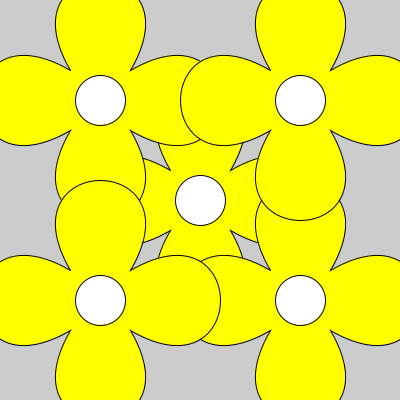
Frame 1 (no input)
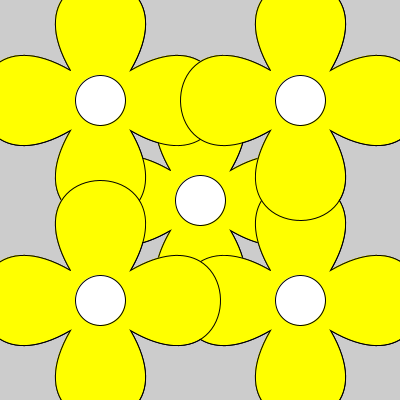
Frame 2 (the mouse pressed at the canvas centre, redrawn once)

The Processing sketch that drew these frames (run headless with seeded random() and noise(); the mouse was pressed at the canvas centre and the sketch redrawn once):

// Processing sketch: Flower_Translate
// ── Flower_Translate.pde
void setup()
{
  size(400,400);
  noLoop();
}

void draw()
{
  DrawFlower(200,200);
  DrawFlower(100,100);
  DrawFlower(300,300);
  DrawFlower(100,300);
  DrawFlower(300,100);
}

void DrawFlower(int x, int y)
{
  fill(255,255,0);
  beginShape();
  vertex(-30+x, -30+y);
  bezierVertex(-150+x, -100+y, -150+x, 100+y, -30+x, 30+y); 
  bezierVertex(-100+x, 150+y, 100+x, 150+y, 30+x, 30+y); 
  bezierVertex(150+x, 100+y, 150+x, -100+y, 30+x, -30+y); 
  bezierVertex(100+x, -150+y, -100+x, -150+y, -30+x, -30+y); 
  endShape();
  fill(255,255,255);
  ellipse(x,y, 50,50);
}
